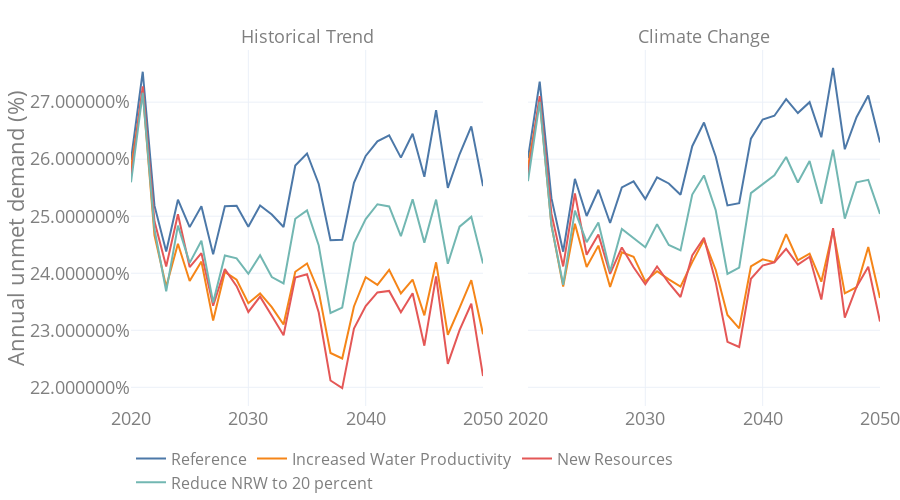

This figure's notebook cell:
### Code cell
dff_delivered = df_delivered.groupby(['Scenario', 'Climate', 'Year', 'type'])['value'].sum() / 1000000
dff_delivered = dff_delivered.reset_index()
dff_required = df_required.groupby(['Scenario', 'Climate', 'Year', 'type'])['value'].sum() / 1000000
dff_required = dff_required.reset_index()

dff_unmet = dff_required.copy()
dff_unmet['value'] = (dff_unmet.value - dff_unmet.set_index(['Scenario', 'Climate', 'Year', 'type']).index.map(
    dff_delivered.set_index(['Scenario', 'Climate', 'Year', 'type']).value)) / dff_unmet.value

sector = 'Agriculture'
dff = dff_unmet.reset_index()
dff = dff.loc[dff['type'] == sector]

fig = px.line(dff, x='Year', y='value', color='Scenario', facet_col='Climate',
              color_discrete_sequence=px.colors.qualitative.T10,
              facet_col_spacing=0.06, labels=names, category_orders=category_orders)
fig.update_layout(layout, yaxis=dict(tickformat='%', title_text='Annual unmet demand (%)'))
update_labels(fig)
fig.show()
fig.write_image(f"High level results/unmetDemand{sector}.png", scale=4, width=900, height=500)
fig.write_html(f"High level results/unmetDemand{sector}.html", include_plotlyjs='cdn')

### Figure 1 — Plotly figure (JSON) as saved in the notebook; plotly's stock layout.template omitted (floating-point values rounded to 4 significant figures)
{"data": [{"hovertemplate": "Scenario=Reference<br>Climate=Historical Trend<br>Year=%{x}<br>value=%{y}<extra></extra>", "legendgroup": "Reference", "line": {"color": "#4C78A8", "dash": "solid"}, "mode": "lines", "name": "Reference", "orientation": "v", "showlegend": true, "type": "scatter", "x": [2020, 2021, 2022, 2023, 2024, 2025, 2026, 2027, 2028, 2029, 2030, 2031, 2032, 2033, 2034, 2035, 2036, 2037, 2038, 2039, 2040, 2041, 2042, 2043, 2044, 2045, 2046, 2047, 2048, 2049, 2050], "xaxis": "x", "y": [0.2598, 0.2753, 0.2518, 0.2438, 0.2529, 0.2481, 0.2518, 0.2433, 0.2518, 0.2518, 0.2481, 0.2519, 0.2503, 0.2481, 0.2589, 0.261, 0.2557, 0.2458, 0.2459, 0.2559, 0.2606, 0.2631, 0.2642, 0.2603, 0.2645, 0.2569, 0.2686, 0.255, 0.2609, 0.2658, 0.2553], "yaxis": "y"}, {"hovertemplate": "Scenario=Reference<br>Climate=Climate Change<br>Year=%{x}<br>value=%{y}<extra></extra>", "legendgroup": "Reference", "line": {"color": "#4C78A8", "dash": "solid"}, "mode": "lines", "name": "Reference", "orientation": "v", "showlegend": false, "type": "scatter", "x": [2020, 2021, 2022, 2023, 2024, 2025, 2026, 2027, 2028, 2029, 2030, 2031, 2032, 2033, 2034, 2035, 2036, 2037, 2038, 2039, 2040, 2041, 2042, 2043, 2044, 2045, 2046, 2047, 2048, 2049, 2050], "xaxis": "x2", "y": [0.2601, 0.2736, 0.2532, 0.2438, 0.2566, 0.25, 0.2546, 0.2488, 0.255, 0.2561, 0.253, 0.2568, 0.2557, 0.2538, 0.2623, 0.2664, 0.2605, 0.2519, 0.2523, 0.2636, 0.267, 0.2676, 0.2705, 0.2681, 0.27, 0.2638, 0.276, 0.2617, 0.2674, 0.2712, 0.2629], "yaxis": "y2"}, {"hovertemplate": "Scenario=Increased Water Productivity<br>Climate=Historical Trend<br>Year=%{x}<br>value=%{y}<extra></extra>", "legendgroup": "Increased Water Productivity", "line": {"color": "#F58518", "dash": "solid"}, "mode": "lines", "name": "Increased Water Productivity", "orientation": "v", "showlegend": true, "type": "scatter", "x": [2020, 2021, 2022, 2023, 2024, 2025, 2026, 2027, 2028, 2029, 2030, 2031, 2032, 2033, 2034, 2035, 2036, 2037, 2038, 2039, 2040, 2041, 2042, 2043, 2044, 2045, 2046, 2047, 2048, 2049, 2050], "xaxis": "x", "y": [0.2584, 0.2719, 0.2467, 0.2376, 0.2452, 0.2386, 0.242, 0.2317, 0.2402, 0.2388, 0.2347, 0.2365, 0.2341, 0.231, 0.2403, 0.2417, 0.2368, 0.226, 0.225, 0.2342, 0.2393, 0.238, 0.2406, 0.2364, 0.2389, 0.2326, 0.2419, 0.2292, 0.2339, 0.2388, 0.2293], "yaxis": "y"}, {"hovertemplate": "Scenario=Increased Water Productivity<br>Climate=Climate Change<br>Year=%{x}<br>value=%{y}<extra></extra>", "legendgroup": "Increased Water Productivity", "line": {"color": "#F58518", "dash": "solid"}, "mode": "lines", "name": "Increased Water Productivity", "orientation": "v", "showlegend": false, "type": "scatter", "x": [2020, 2021, 2022, 2023, 2024, 2025, 2026, 2027, 2028, 2029, 2030, 2031, 2032, 2033, 2034, 2035, 2036, 2037, 2038, 2039, 2040, 2041, 2042, 2043, 2044, 2045, 2046, 2047, 2048, 2049, 2050], "xaxis": "x2", "y": [0.2587, 0.2703, 0.2484, 0.2377, 0.2487, 0.2411, 0.2448, 0.2376, 0.2437, 0.2429, 0.2386, 0.2404, 0.2389, 0.2376, 0.2419, 0.2458, 0.2406, 0.2327, 0.2303, 0.2412, 0.2424, 0.2419, 0.2469, 0.2423, 0.2434, 0.2385, 0.2475, 0.2365, 0.2375, 0.2446, 0.2357], "yaxis": "y2"}, {"hovertemplate": "Scenario=New Resources<br>Climate=Historical Trend<br>Year=%{x}<br>value=%{y}<extra></extra>", "legendgroup": "New Resources", "line": {"color": "#E45756", "dash": "solid"}, "mode": "lines", "name": "New Resources", "orientation": "v", "showlegend": true, "type": "scatter", "x": [2020, 2021, 2022, 2023, 2024, 2025, 2026, 2027, 2028, 2029, 2030, 2031, 2032, 2033, 2034, 2035, 2036, 2037, 2038, 2039, 2040, 2041, 2042, 2043, 2044, 2045, 2046, 2047, 2048, 2049, 2050], "xaxis": "x", "y": [0.257, 0.2728, 0.2491, 0.2412, 0.2504, 0.2411, 0.2435, 0.2343, 0.2407, 0.2377, 0.2332, 0.2359, 0.2325, 0.2291, 0.2392, 0.2398, 0.2331, 0.2212, 0.2198, 0.2303, 0.2342, 0.2366, 0.2369, 0.2332, 0.2365, 0.2273, 0.2394, 0.2241, 0.23, 0.2346, 0.222], "yaxis": "y"}, {"hovertemplate": "Scenario=New Resources<br>Climate=Climate Change<br>Year=%{x}<br>value=%{y}<extra></extra>", "legendgroup": "New Resources", "line": {"color": "#E45756", "dash": "solid"}, "mode": "lines", "name": "New Resources", "orientation": "v", "showlegend": false, "type": "scatter", "x": [2020, 2021, 2022, 2023, 2024, 2025, 2026, 2027, 2028, 2029, 2030, 2031, 2032, 2033, 2034, 2035, 2036, 2037, 2038, 2039, 2040, 2041, 2042, 2043, 2044, 2045, 2046, 2047, 2048, 2049, 2050], "xaxis": "x2", "y": [0.2573, 0.2711, 0.2504, 0.2412, 0.254, 0.2432, 0.2468, 0.2399, 0.2445, 0.2411, 0.2381, 0.2412, 0.2383, 0.2358, 0.2431, 0.2462, 0.2384, 0.228, 0.2271, 0.239, 0.2413, 0.2419, 0.2443, 0.2415, 0.2429, 0.2354, 0.2479, 0.2322, 0.2376, 0.2411, 0.2315], "yaxis": "y2"}, {"hovertemplate": "Scenario=Reduce NRW to 20 percent<br>Climate=Historical Trend<br>Year=%{x}<br>value=%{y}<extra></extra>", "legendgroup": "Reduce NRW to 20 percent", "line": {"color": "#72B7B2", "dash": "solid"}, "mode": "lines", "name": "Reduce NRW to 20 percent", "orientation": "v", "showlegend": true, "type": "scatter", "x": [2020, 2021, 2022, 2023, 2024, 2025, 2026, 2027, 2028, 2029, 2030, 2031, 2032, 2033, 2034, 2035, 2036, 2037, 2038, 2039, 2040, 2041, 2042, 2043, 2044, 2045, 2046, 2047, 2048, 2049, 2050], "xaxis": "x", "y": [0.2559, 0.2717, 0.2477, 0.2368, 0.2483, 0.2418, 0.2457, 0.2349, 0.2431, 0.2426, 0.2399, 0.2432, 0.2393, 0.2382, 0.2495, 0.251, 0.2449, 0.233, 0.234, 0.2453, 0.2495, 0.2521, 0.2517, 0.2465, 0.253, 0.2454, 0.2529, 0.2417, 0.2482, 0.2499, 0.2417], "yaxis": "y"}, {"hovertemplate": "Scenario=Reduce NRW to 20 percent<br>Climate=Climate Change<br>Year=%{x}<br>value=%{y}<extra></extra>", "legendgroup": "Reduce NRW to 20 percent", "line": {"color": "#72B7B2", "dash": "solid"}, "mode": "lines", "name": "Reduce NRW to 20 percent", "orientation": "v", "showlegend": false, "type": "scatter", "x": [2020, 2021, 2022, 2023, 2024, 2025, 2026, 2027, 2028, 2029, 2030, 2031, 2032, 2033, 2034, 2035, 2036, 2037, 2038, 2039, 2040, 2041, 2042, 2043, 2044, 2045, 2046, 2047, 2048, 2049, 2050], "xaxis": "x2", "y": [0.2561, 0.27, 0.2484, 0.238, 0.251, 0.2454, 0.2489, 0.2403, 0.2478, 0.2462, 0.2446, 0.2486, 0.245, 0.244, 0.2538, 0.2572, 0.251, 0.2399, 0.241, 0.254, 0.2556, 0.2572, 0.2604, 0.2559, 0.2597, 0.2522, 0.2617, 0.2496, 0.2559, 0.2564, 0.2504], "yaxis": "y2"}], "layout": {"annotations": [{"font": {}, "showarrow": false, "text": "Historical Trend", "x": 0.235, "xanchor": "center", "xref": "paper", "y": 1, "yanchor": "bottom", "yref": "paper"}, {"font": {}, "showarrow": false, "text": "Climate Change", "x": 0.765, "xanchor": "center", "xref": "paper", "y": 1, "yanchor": "bottom", "yref": "paper"}], "autosize": true, "font": {"color": "#7f7f7f", "size": 18}, "height": 500, "hoverlabel": {"align": "left"}, "hovermode": "closest", "legend": {"font": {"size": 16}, "orientation": "h", "title": {"text": ""}, "tracegroupgap": 0}, "margin": {"b": 0, "l": 0, "r": 0, "t": 50}, "paper_bgcolor": "#fff", "plot_bgcolor": "#fff", "showlegend": true, "xaxis": {"anchor": "y", "domain": [0, 0.47], "title": {"text": ""}}, "xaxis2": {"anchor": "y2", "domain": [0.53, 1], "matches": "x", "title": {"text": ""}}, "yaxis": {"anchor": "x", "domain": [0, 1], "tickformat": "%", "title": {"text": "Annual unmet demand (%)"}}, "yaxis2": {"anchor": "x2", "domain": [0, 1], "matches": "y", "showticklabels": false}}}
